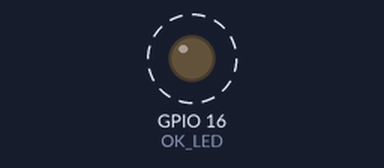
Simulated run of this program. Board: Raspberry Pi (BCM pin numbers). On the bench: output pins drawn as LEDs (lit = HIGH). Dashed ring = blinking.

Above: at 0.5 s.
Timing chart, 0 to 4.6 s (numbered marks = the images above):
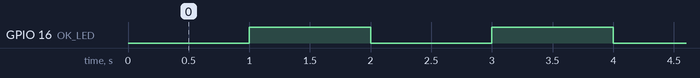

The program:

blink-ok.py
```python
#!/usr/bin/python
import RPi.GPIO as GPIO
from time import sleep
import sys

OK_LED = 16
GPIO.setmode(GPIO.BCM)
GPIO.setup(OK_LED, GPIO.OUT)
with open('/sys/class/leds/led0/trigger', 'w') as f:
        f.write('none')

while 1:
	try:
		GPIO.output(OK_LED, GPIO.LOW)
		sleep(1)
		GPIO.output(OK_LED, GPIO.HIGH)
		sleep(1)
	except KeyboardInterrupt:
		GPIO.cleanup()
                with open('/sys/class/leds/led0/trigger', 'w') as f:
                    f.write('mmc0')
		sys.exit()
```

Measured:
- by itself, GPIO 16 (OK_LED): alternates HIGH for 1.0 s and LOW for 1.0 s
